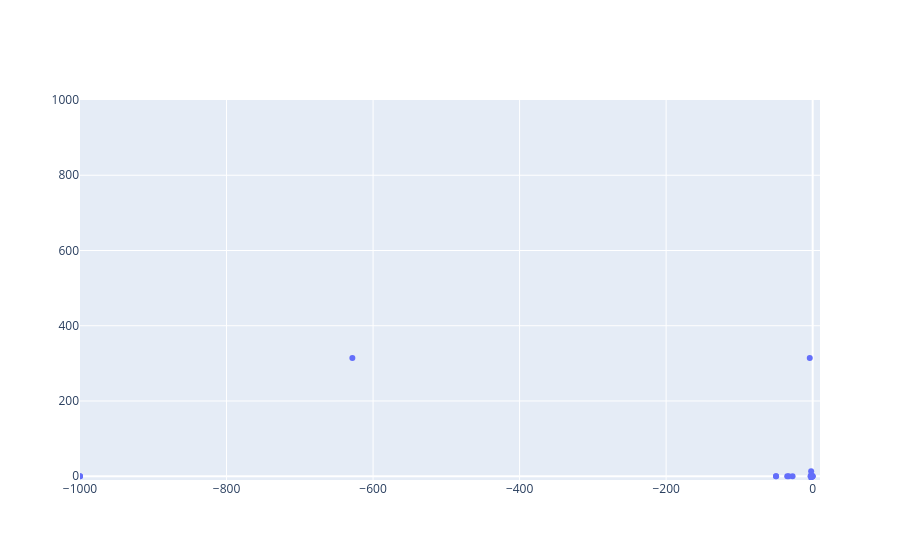

Notebook source saved alongside this figure:
### Code cell
fig = go.Figure()

fig.add_trace(go.Scatter(x=T_eig["Re"], y=T_eig["Im"], mode="markers"))

fig.update_xaxes(range=[-1000, 10])
fig.update_yaxes(range=[-10, 1000])
fig.show()

### Figure 1 — Plotly figure (JSON) as saved in the notebook; plotly's stock layout.template omitted (floating-point values rounded to 4 significant figures)
{"data": [{"mode": "markers", "type": "scatter", "x": [0.0, -0.1866, -0.5633, -0.5633, -2.077, -2.077, -2.085, -2.085, -2.908, -3.974, -3.974, -27.45, -32.7, -34.72, -50.0, -50.04, -325.0, -325.0, -325.0, -325.0, -628.3, -628.3, -1000.0, -1000.0, -5504.0, -5504.0, -22080.0, -22080.0, -22100.0, -22100.0, -98800.0, -100200.0], "y": [0.0, 0.0, 0.0348, -0.0348, 13.22, -13.22, 2.354, -2.354, 0.0, 314.0, -314.0, 0.0, 0.0, 0.0, 0.0, 0.0, 1992000.0, -1992000.0, 1992000.0, -1992000.0, 314.2, -314.2, 0.0, 0.0, 3129.0, -3129.0, 124900.0, -124900.0, 125500.0, -125500.0, 0.0, 0.0]}], "layout": {"xaxis": {"range": [-1000, 10]}, "yaxis": {"range": [-10, 1000]}}}
